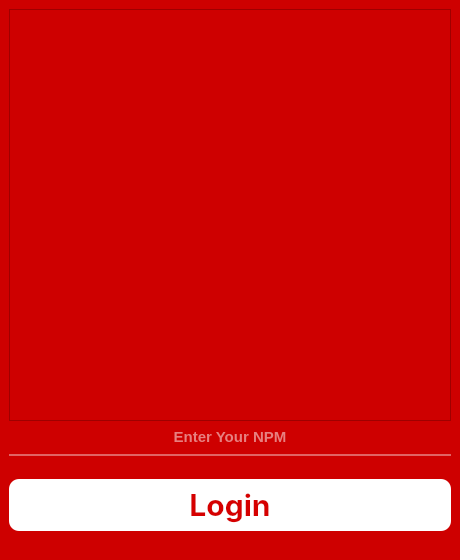
<?xml version="1.0" encoding="UTF-8"?>
<ui version="4.0">
 <class>MainWindow</class>
 <widget class="QMainWindow" name="MainWindow">
  <property name="geometry">
   <rect>
    <x>0</x>
    <y>0</y>
    <width>460</width>
    <height>560</height>
   </rect>
  </property>
  <property name="windowTitle">
   <string>MainWindow</string>
  </property>
  <property name="styleSheet">
   <string notr="true">background-color: rgb(206, 0, 0);</string>
  </property>
  <widget class="QWidget" name="centralwidget">
   <layout class="QVBoxLayout" name="verticalLayout">
    <item>
     <widget class="QFrame" name="frame">
      <property name="styleSheet">
       <string notr="true">image: url(:/Main/Logo.png);</string>
      </property>
      <property name="frameShape">
       <enum>QFrame::StyledPanel</enum>
      </property>
      <property name="frameShadow">
       <enum>QFrame::Raised</enum>
      </property>
     </widget>
    </item>
    <item>
     <widget class="QLineEdit" name="NPM">
      <property name="styleSheet">
       <string notr="true">background-color:rgba(0, 0, 0, 0);
border:none;
color:rgb(255, 255, 255);
border-bottom: 2px solid rgba(255, 255, 255, 100);
padding-bottom:7px;
font-size: 15px;
font-family: &quot;SF Pro Display&quot;; 
	font-weight: bold; 
    font-style: normal;</string>
      </property>
      <property name="text">
       <string/>
      </property>
      <property name="alignment">
       <set>Qt::AlignCenter</set>
      </property>
      <property name="placeholderText">
       <string>Enter Your NPM</string>
      </property>
     </widget>
    </item>
    <item>
     <spacer name="verticalSpacer_2">
      <property name="orientation">
       <enum>Qt::Vertical</enum>
      </property>
      <property name="sizeType">
       <enum>QSizePolicy::Fixed</enum>
      </property>
      <property name="sizeHint" stdset="0">
       <size>
        <width>17</width>
        <height>17</height>
       </size>
      </property>
     </spacer>
    </item>
    <item>
     <widget class="QPushButton" name="Login">
      <property name="font">
       <font>
        <family>SF Pro Display</family>
        <pointsize>-1</pointsize>
        <weight>75</weight>
        <italic>false</italic>
        <bold>true</bold>
       </font>
      </property>
      <property name="cursor">
       <cursorShape>PointingHandCursor</cursorShape>
      </property>
      <property name="styleSheet">
       <string notr="true">background-color: rgb(255, 255, 255);
border-color: rgb(255, 255, 255);
border-radius : 10px;
color: rgb(214, 0, 0);
font-size: 30px;
padding:7px;
font-family: &quot;SF Pro Display&quot;; 
	font-weight: bold; 
    font-style: normal;</string>
      </property>
      <property name="text">
       <string>Login</string>
      </property>
     </widget>
    </item>
    <item>
     <spacer name="verticalSpacer_3">
      <property name="orientation">
       <enum>Qt::Vertical</enum>
      </property>
      <property name="sizeType">
       <enum>QSizePolicy::Fixed</enum>
      </property>
      <property name="sizeHint" stdset="0">
       <size>
        <width>20</width>
        <height>20</height>
       </size>
      </property>
     </spacer>
    </item>
   </layout>
   <zorder>frame</zorder>
   <zorder>Login</zorder>
   <zorder>verticalSpacer_2</zorder>
   <zorder>NPM</zorder>
   <zorder>verticalSpacer_3</zorder>
  </widget>
 </widget>
 <resources>
  <include location="../Asset/Resource.qrc"/>
 </resources>
 <connections/>
</ui>
